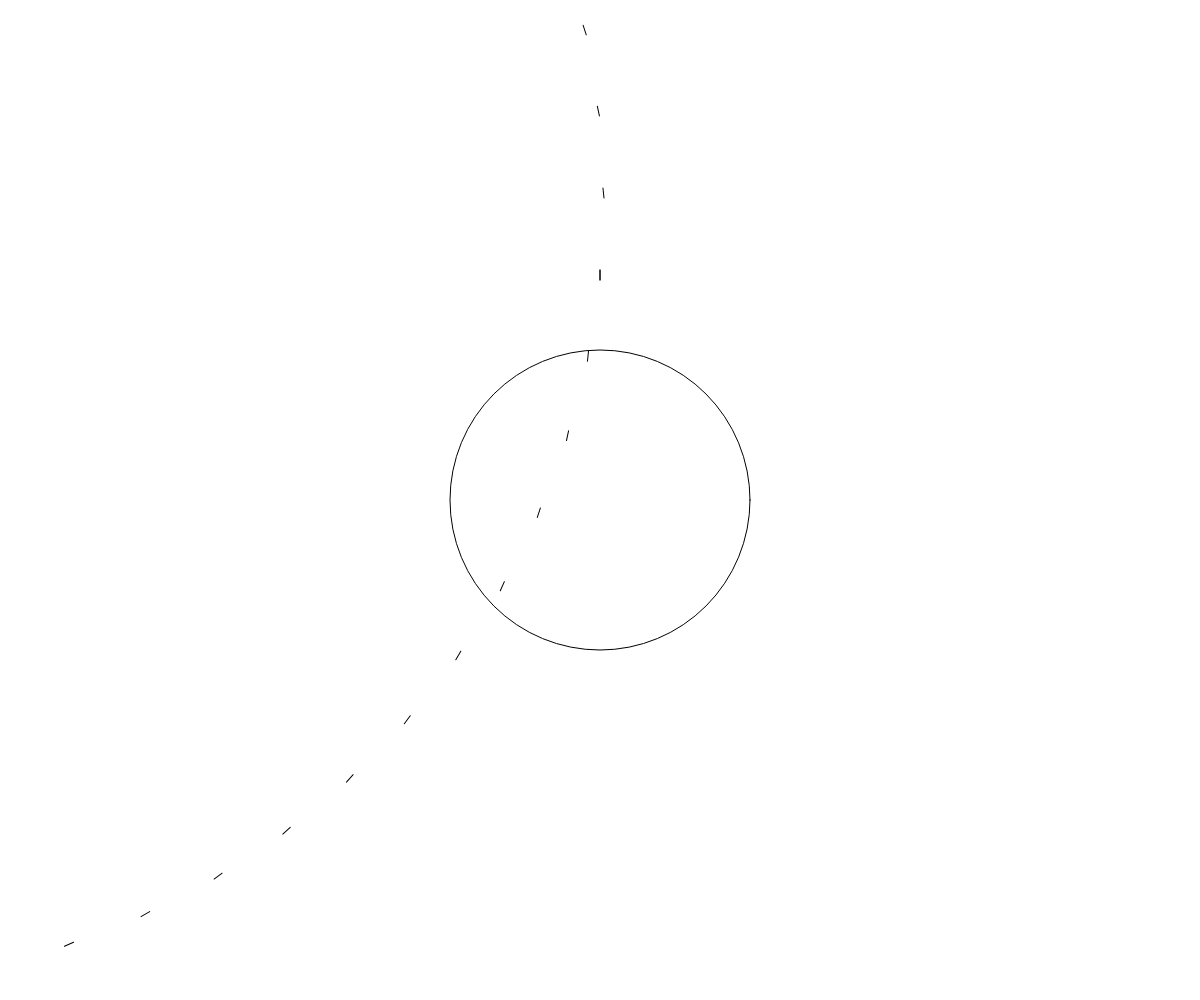
Frame 1 (no input)
Frame 60 (no input): identical to frame 1, image omitted
Frame 120 (the mouse pressed at the canvas centre since frame 60): identical to frame 1, image omitted

The p5.js sketch that drew this single still picture (run headless with seeded random() and noise() and a simulated clock; from frame 60 on, the mouse is pressed at the canvas centre):

// p5.js sketch
// ── sketch.js
// Project Title
// Your Name
// Date
//
// Extra for Experts:
// - describe what you did to take this project "above and beyond"


function setup() {
  createCanvas(windowWidth, windowHeight);
}

function draw() {
  background(255);
  ellipse(width/2,height/2,300);

  push();
  for(let i = 0; i <= 60; i ++){
    line(width/2, 270, width/2, 280);
    translate(20,20);
    rotate(radians(6));
  }
}
